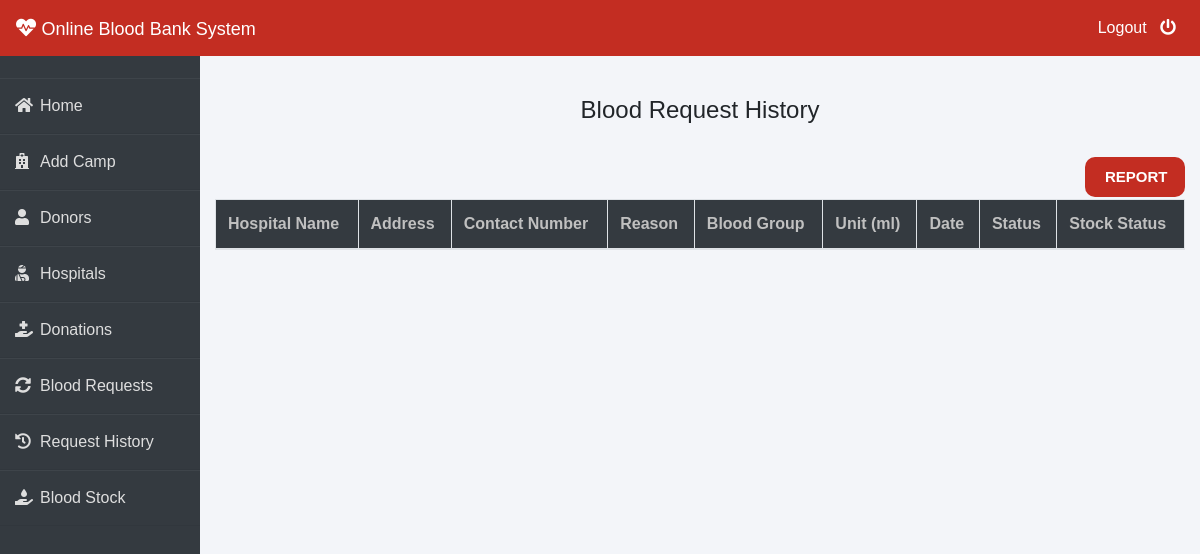
Page /admin-request-history (signed in) on the earlier database version.
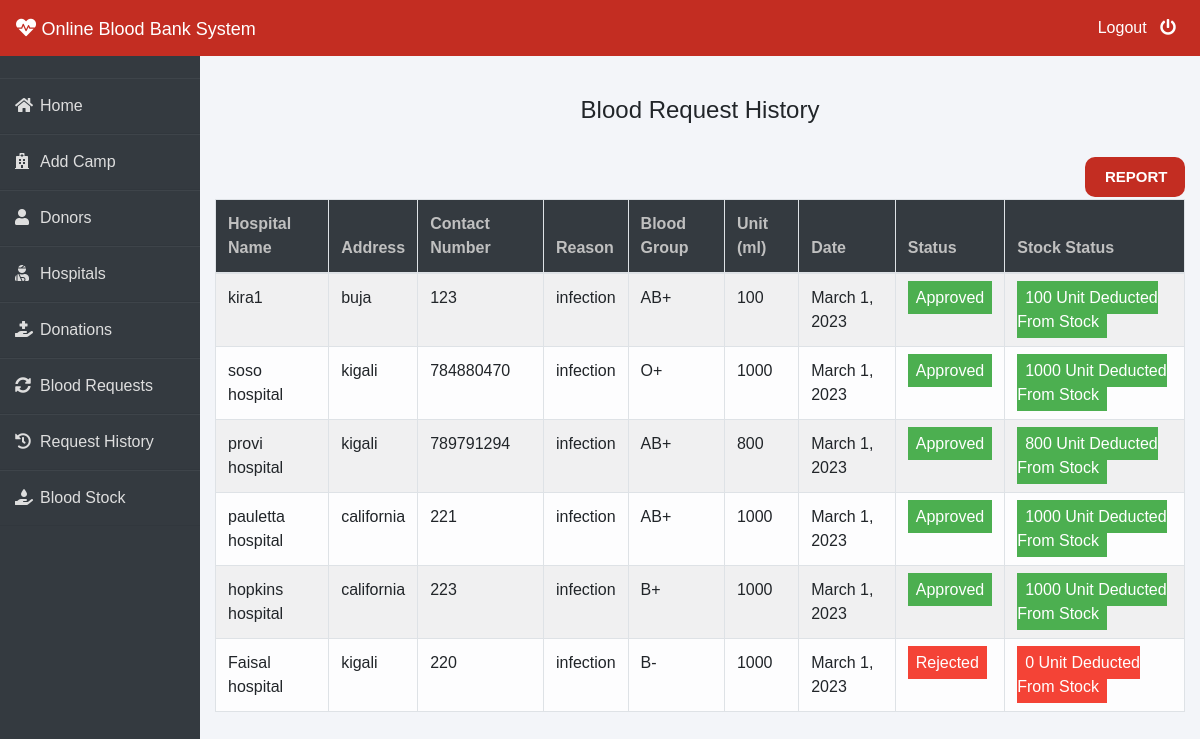
Same page on the later database version.
### blood/models.py (models this page shows, shortened)
class BloodRequest(models.Model):
    request_by_patient = models.ForeignKey(pmodels.Patient, null=True, on_delete=models.CASCADE)
    request_by_donor = models.ForeignKey(dmodels.Donor, null=True, on_delete=models.CASCADE)
    hospital_name = models.CharField(max_length=30)
    address = models.CharField(max_length=40)
    mobile = models.CharField(max_length=20,null=False)
    reason = models.CharField(max_length=500)
    bloodgroup = models.CharField(max_length=10)
    unit = models.PositiveIntegerField(default=0)
    status = models.CharField(max_length=20, default="Pending")
    date = models.DateField(auto_now=True)

### blood/views.py (the view)
# urls.py: path('admin-request-history', views.admin_request_history_view,name='admin-request-history'),
@login_required(login_url='adminlogin')
def admin_request_history_view(request):
    requests = models.BloodRequest.objects.all().exclude(status='Pending')
    return render(request, 'blood/admin_request_history.html', {'requests': requests})

### templates/blood/admin_request_history.html (shortened to what this page needs)
{% extends 'blood/adminbase.html' %}
{% block content %}
{% load widget_tweaks %}
{%load static%}
<head>
</head>
<br><br>
<div class="container">
    <H4 class="text-center">Blood Request History</H4><br>
    <a id="export-pdf" href="{% url 'export-pdf' %}">REPORT</a>
    <table class="table table-light table-hover table-bordered table-striped">
        <thead class="bg-dark">
            <tr>
                <th scope="col" style="color: rgb(192, 192, 192);">Hospital Name</th>
                <th scope="col" style="color: rgb(192, 192, 192);">Address</th>
                <th scope="col" style="color: rgb(192, 192, 192);">Contact Number</th>
                <th scope="col" style="color: rgb(192, 192, 192);">Reason</th>
                <th scope="col" style="color: rgb(192, 192, 192);">Blood Group</th>
                <th scope="col" style="color: rgb(192, 192, 192);">Unit (ml)</th>
                <th scope="col" style="color: rgb(192, 192, 192);">Date</th>
                <th scope="col" style="color: rgb(192, 192, 192);">Status</th>
                <th scope="col" style="color: rgb(192, 192, 192);">Stock Status</th>
            </tr>
        </thead>
        <tbody>
            {% for t in requests %}
            <tr>
                <td> {{t.hospital_name}}</td>
                <td>{{t.address}}</td>
                <td>{{t.mobile}}</td>
                <td>{{t.reason}}</td>
                <td>{{t.bloodgroup}}</td>
                <td>{{t.unit}}</td>
                <td>{{t.date}}</td>
                {% if t.status == 'Approved' %}
                <td><span class="label success"> Approved</span></td>
                <td><span class="label success"> {{t.unit}} Unit Deducted From Stock</span></td>
                {% else %}
                <td><span class="label danger">Rejected</span></td>
                <td><span class="label danger"> 0 Unit Deducted From Stock</span></td>
                {% endif %}
            </tr>
            {% endfor %}
        </tbody>
    </table>
</div>
{% endblock content %}

Differences in the rows shown:
added BloodRequest: hospital_name "kira1", address "buja", mobile "123", reason "infection", bloodgroup "AB+", unit "100", date "March 1, 2023"
added BloodRequest: hospital_name "soso hospital", address "kigali", mobile "784880470", reason "infection", bloodgroup "O+", unit "1000", date "March 1, 2023"
added BloodRequest: hospital_name "provi hospital", address "kigali", mobile "789791294", reason "infection", bloodgroup "AB+", unit "800", date "March 1, 2023"
added BloodRequest: hospital_name "pauletta hospital", address "california", mobile "221", reason "infection", bloodgroup "AB+", unit "1000", date "March 1, 2023"
added BloodRequest: hospital_name "hopkins hospital", address "california", mobile "223", reason "infection", bloodgroup "B+", unit "1000", date "March 1, 2023"
added BloodRequest: hospital_name "Faisal hospital", address "kigali", mobile "220", reason "infection", bloodgroup "B-", unit "1000", date "March 1, 2023", status "Rejected"
